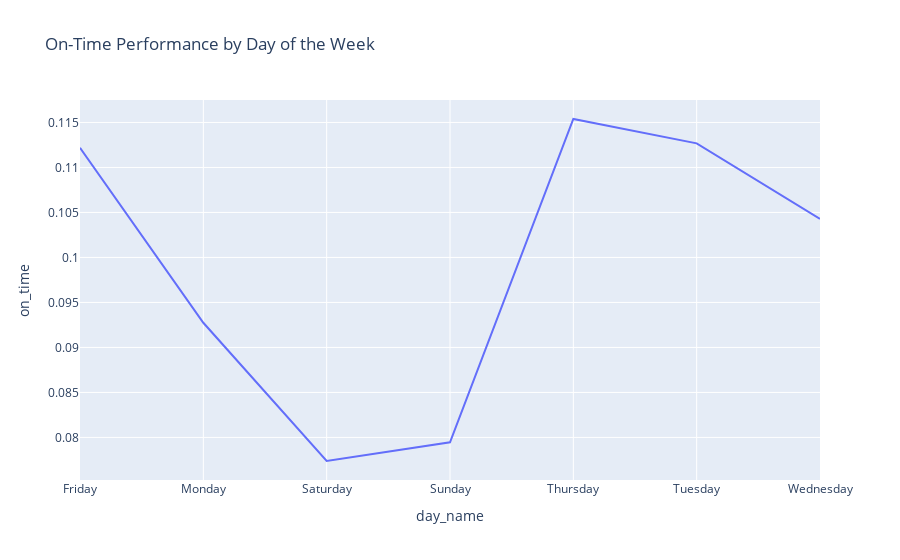

This figure's notebook cell:
### Markdown cell above
# Visualizations

### Code cell
# Calculate on-time performance
trip_data['on_time'] = trip_data['excess_travel_time'] >= 0

# On-Time Performance
on_time_percentage = trip_data['on_time'].mean() * 100
print(f"On-Time Performance: {on_time_percentage:.2f}%")

# Travel Time Analysis
import plotly.express as px
import plotly.graph_objects as go
# Day of the Week Analysis
day_of_week_performance = trip_data.groupby('day_name')['on_time'].mean().reset_index()
fig = px.line(day_of_week_performance, x='day_name', y='on_time', title='On-Time Performance by Day of the Week')
fig.show()

### Figure 1 — Plotly figure (JSON) as saved in the notebook; plotly's stock layout.template omitted (floating-point values rounded to 4 significant figures)
{"data": [{"hovertemplate": "day_name=%{x}<br>on_time=%{y}<extra></extra>", "legendgroup": "", "line": {"color": "#636efa", "dash": "solid"}, "marker": {"symbol": "circle"}, "mode": "lines", "name": "", "orientation": "v", "showlegend": false, "type": "scatter", "x": ["Friday", "Monday", "Saturday", "Sunday", "Thursday", "Tuesday", "Wednesday"], "xaxis": "x", "y": [0.1122, 0.09274, 0.07738, 0.07945, 0.1154, 0.1127, 0.1043], "yaxis": "y"}], "layout": {"legend": {"tracegroupgap": 0}, "title": {"text": "On-Time Performance by Day of the Week"}, "xaxis": {"anchor": "y", "domain": [0, 1], "title": {"text": "day_name"}}, "yaxis": {"anchor": "x", "domain": [0, 1], "title": {"text": "on_time"}}}}
